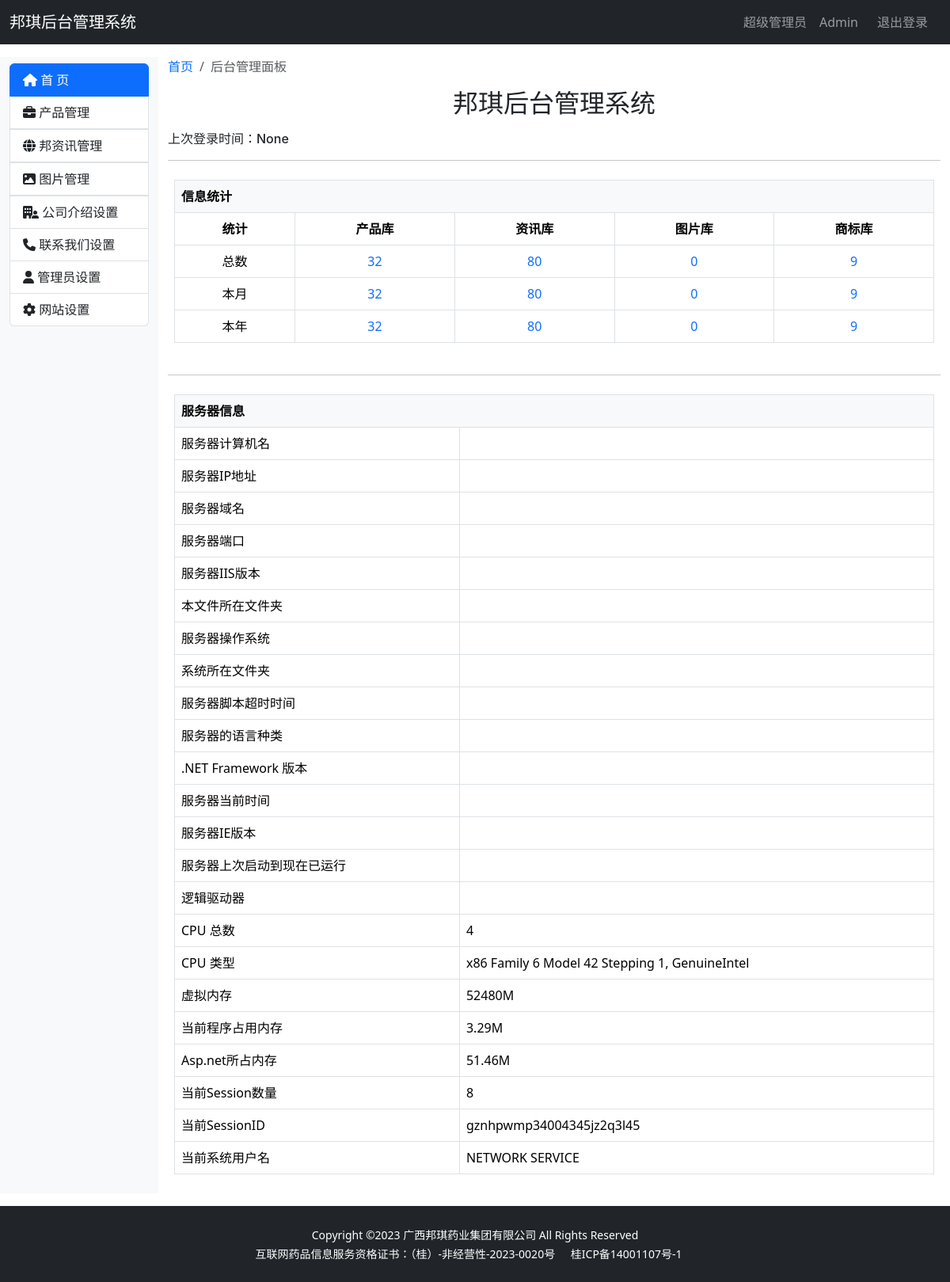
The page /admin/ (signed in) on the database as committed earlier.
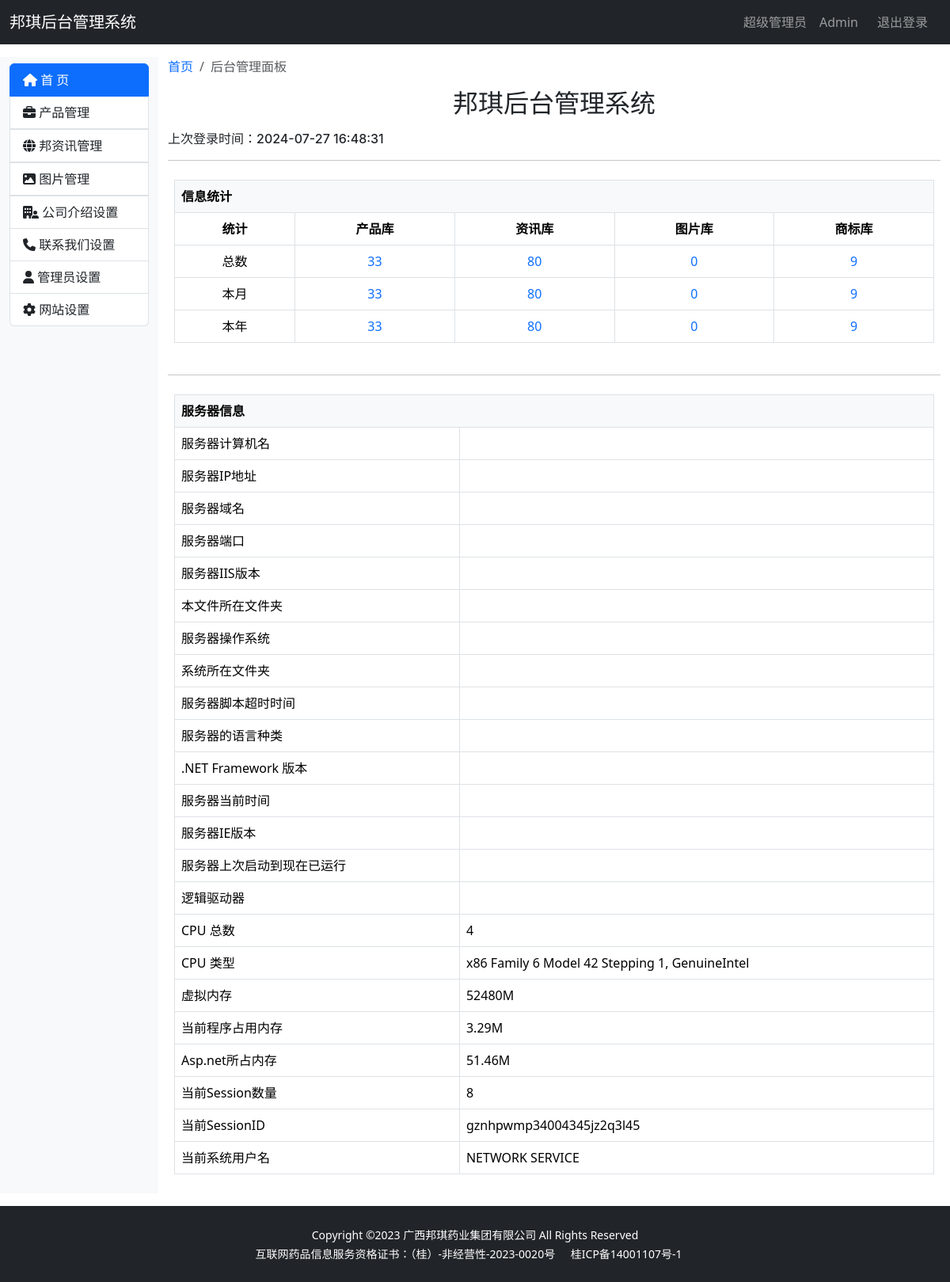
The same page on the database as committed later.
### bqwebsite/models.py (models this page shows, shortened)
class Admin(db.Model, UserMixin):
    __tablename__ = 'admin'
    id = db.Column(db.Integer, primary_key=True, autoincrement=True)
    email = db.Column(db.String(128), unique=True)
    name = db.Column(db.String(50))
    last_login_time = db.Column(db.DateTime)  # 最后一次登录时间
    password_hash = db.Column(db.String(128))

### bqwebsite/blueprints/admin.py (the view)
@admin_bp.route('/')  # 首页
def index():
    if not current_user.is_authenticated:
        return redirect(url_for('main.index'))
    product_length = Product.query.count()
    news_length = News.query.count()
    photo_length = Photo.query.count()
    brand_length = Brand.query.count()
    return render_template('admin/index.html', product_length=product_length, news_length=news_length,
                           photo_length=photo_length, brand_length=brand_length,
                           last_login_time=current_user.last_login_time)

### bqwebsite/extensions.py (called while the page is built)
@login_manager.user_loader
def load_user(user_id):
    from bqwebsite.models import Admin
    user = Admin.query.get(int(user_id))
    return user

### bqwebsite/templates/admin/index.html (shortened to what this page needs)
{% extends 'admin_base.html' %}
{% block content %}
    <div class="container-fluid my-3">
        <div class="row">
            {% include 'admin/_sidebar_category.html' %}
            <div class="col-md-10">
                <nav aria-label="breadcrumb">
                    <ol class="breadcrumb">
                        <li class="breadcrumb-item"><a href="{{ url_for('admin.index') }}" class="link-underline link-underline-opacity-0 link-underline-opacity-75-hover">首页</a></li>
                        <li class="breadcrumb-item active" aria-current="page">后台管理面板</li>
                    </ol>
                </nav>
                <h2 class="text-center mb-3 mt-3">邦琪后台管理系统</h2>
                <h6>上次登录时间：{{ current_user.last_login_time }}</h6>
                <hr>
                <div class="p-2">
                    <table class="table table-hover text-center table-bordered">
                        <thead>
                        <tr>
                            <th colspan="5" scope="col" class="bg-light text-start">信息统计</th>
                        </tr>
                        </thead>
                        <thead>
                        <tr>
                            <th scope="col">统计</th>
                            <th scope="col">产品库</th>
                            <th scope="col">资讯库</th>
                            <th scope="col">图片库</th>
                            <th scope="col">商标库</th>
                        </tr>
                        </thead>
                        <tbody>
                        <tr>
                            <td>总数</td>
                            <td>
                                <a href="{{ url_for('admin.product_list') }}"
                                   class="link-offset-2 link-offset-3-hover link-underline link-underline-opacity-0 link-underline-opacity-75-hover">{{ product_length }}
                                </a>
                            </td>
                            <td>
                                <a href="{{ url_for('admin.news_list') }}"
                                   class="link-offset-2 link-offset-3-hover link-underline link-underline-opacity-0 link-underline-opacity-75-hover">{{ news_length }}
                                </a>
                            </td>
                            <td>
                                <a href="#"
                                   class="link-offset-2 link-offset-3-hover link-underline link-underline-opacity-0 link-underline-opacity-75-hover">{{ photo_length }}
                                </a>
                            </td>
                            <td>
                                <a href="{{ url_for('admin.category_list') }}"
                                   class="link-offset-2 link-offset-3-hover link-underline link-underline-opacity-0 link-underline-opacity-75-hover">{{ brand_length }}
                                </a>
                            </td>
                        </tr>
                        <tr>
                            <td>本月</td>
                            <td>
                                <a href="{{ url_for('admin.product_list') }}"
                                   class="link-offset-2 link-offset-3-hover link-underline link-underline-opacity-0 link-underline-opacity-75-hover">{{ product_length }}
                                </a>
                            </td>
                            <td>
                                <a href="{{ url_for('admin.news_list') }}"
                                   class="link-offset-2 link-offset-3-hover link-underline link-underline-opacity-0 link-underline-opacity-75-hover">{{ news_length }}
                                </a>
                            </td>
                            <td>
                                <a href="#"
                                   class="link-offset-2 link-offset-3-hover link-underline link-underline-opacity-0 link-underline-opacity-75-hover">{{ photo_length }}
                                </a>
                            </td>
                            <td>
                                <a href="{{ url_for('admin.category_list') }}"
                                   class="link-offset-2 link-offset-3-hover link-underline link-underline-opacity-0 link-underline-opacity-75-hover">{{ brand_length }}
                                </a>
                            </td>
                        </tr>
                        <tr>
                            <td>本年</td>
                            <td>
                                <a href="{{ url_for('admin.product_list') }}"
                                   class="link-offset-2 link-offset-3-hover link-underline link-underline-opacity-0 link-underline-opacity-75-hover">{{ product_length }}
                                </a>
                            </td>
                            <td>
                                <a href="{{ url_for('admin.news_list') }}"
                                   class="link-offset-2 link-offset-3-hover link-underline link-underline-opacity-0 link-underline-opacity-75-hover">{{ news_length }}
                                </a>
                            </td>
                            <td>
                                <a href="#"
                                   class="link-offset-2 link-offset-3-hover link-underline link-underline-opacity-0 link-underline-opacity-75-hover">{{ photo_length }}
                                </a>
                            </td>
                            <td>
                                <a href="{{ url_for('admin.category_list') }}"
                                   class="link-offset-2 link-offset-3-hover link-underline link-underline-opacity-0 link-underline-opacity-75-hover">{{ brand_length }}
                                </a>
                            </td>
                        </tr>
                        </tbody>
                    </table>
                </div>
                <hr>
                <div class="p-2">
                    <table class="table table-hover table-bordered">
                        <thead>
                        <tr>
                            <th colspan="2" scope="col" class="bg-light">服务器信息</th>
                        </tr>
                        </thead>
                        <tbody>
                        <tr>
                            <td>服务器计算机名</td>
                            <td></td>
                        </tr>
                        <tr>
                            <td>服务器IP地址</td>
                            <td></td>
                        </tr>
                        <tr>
                            <td>服务器域名</td>
                            <td></td>
                        </tr>
                        <tr>
                            <td>服务器端口</td>
                            <td></td>
                        </tr>
                        <tr>
                            <td>服务器IIS版本</td>
                            <td></td>
                        </tr>
                        <tr>
                            <td>本文件所在文件夹</td>
                            <td></td>
                        </tr>
                        <tr>
                            <td>服务器操作系统</td>
                            <td></td>
                        </tr>
                        <tr>
                            <td>系统所在文件夹</td>
                            <td></td>
                        </tr>
                        <tr>
                            <td>服务器脚本超时时间</td>
                            <td></td>
                        </tr>
                        <tr>
                            <td>服务器的语言种类</td>
                            <td></td>
                        </tr>
                        <tr>
                            <td>.NET Framework 版本</td>
                            <td></td>
                        </tr>
                        <tr>
                            <td>服务器当前时间</td>
                            <td></td>
                        </tr>
                        <tr>
                            <td>服务器IE版本</td>
                            <td></td>
                        </tr>
                        <tr>
                            <td>服务器上次启动到现在已运行</td>
                            <td></td>
                        </tr>
                        <tr>
                            <td>逻辑驱动器</td>
                            <td></td>
                        </tr>
                        <tr>
                            <td>CPU 总数</td>
                            <td>4</td>
                        </tr>
                        <tr>
                            <td>CPU 类型</td>
                            <td>x86 Family 6 Model 42 Stepping 1, GenuineIntel</td>
                        </tr>
                        <tr>
                            <td>虚拟内存</td>
                            <td>52480M</td>
                        </tr>
                        <tr>
                            <td>当前程序占用内存</td>
                            <td>3.29M</td>
                        </tr>
                        <tr>
                            <td>Asp.net所占内存</td>
                            <td>51.46M</td>
                        </tr>
                        <tr>
                            <td>当前Session数量</td>
                            <td>8</td>
                        </tr>
                        <tr>
                            <td>当前SessionID</td>
                            <td>gznhpwmp34004345jz2q3l45</td>
                        </tr>
                        <tr>
                            <td>当前系统用户名</td>
                            <td>NETWORK SERVICE</td>
                        </tr>
                        </tbody>
                    </table>
                </div>
            </div>
        </div>
    </div>
{% endblock %}

### bqwebsite/templates/admin_base.html (shortened to what this page needs)
<!DOCTYPE html>
<html lang="en">
<head>
    {% block head %}
        {% block styles %}
            <link href="{{ url_for('static',filename = 'admin/css/styles.css') }}" rel="stylesheet"/>
            <link href="https://cdn.staticfile.net/bootstrap/5.3.2/css/bootstrap.min.css" rel="stylesheet"/>
        {% endblock %}
    {% endblock %}
</head>
<body id="page-top">
{% block navbar %}
    <nav class="navbar navbar-expand-sm navbar-dark bg-dark">
        <div class="container-fluid">
            <a class="navbar-brand" href="{{ url_for('main.index') }}" target="_blank">邦琪后台管理系统</a>
            <ul class="navbar-nav ms-auto">
                <li class="nav-item mx-1 mx-lg-2">
                    <span class="nav-link px-0 rounded">超级管理员</span>
                </li>
                <li class="nav-item mx-1 mx-lg-2">
                    <a class="nav-link px-0 rounded" href="{{ url_for('admin.index') }}">Admin</a>
                </li>
                <li class="nav-item mx-1 mx-lg-2">
                    {% if current_user.is_authenticated %}
                        <a class="nav-link" href="{{ url_for('admin.logout') }}">退出登录</a>
                    {% endif %}
                </li>
            </ul>
        </div>
    </nav>
{% endblock %}
{% block content %}
{% endblock %}
{% block footer %}
    <div class="copyright py-4 text-center bg-dark text-white">
        <div class="container"><small>Copyright ©2023 广西邦琪药业集团有限公司 All Rights Reserved</small></div>
        <div class="container"><small>互联网药品信息服务资格证书：（桂）-非经营性-2023-0020号 <a
                href="https://beian.miit.gov.cn" target="_blank" class="px-0 px-lg-3 rounded"
                style="color: #fff; text-decoration: none">桂ICP备14001107号-1</a></small>
        </div>
    </div>
{% endblock %}
</body>
</html>

### bqwebsite/templates/admin/_sidebar_category.html (shortened to what this page needs)
<div class="col-md-2  bg-light py-2">
    <ul class="list-group">
        <a class="list-group-item {% if request.endpoint == 'admin.index' %}active{% endif %}"
           href="{{ url_for('admin.index') }}"><i class="fa-solid fa-house"></i> 首
            页</a>
        <a class="list-group-item has-submenu collapsed" data-bs-toggle="collapse" href="#product-collapse"
           role="button"
           aria-expanded="false" aria-controls="product-collapse"><i class="fa-solid fa-briefcase"></i> 产品管理</a>
        <a class="list-group-item has-submenu collapsed" data-bs-toggle="collapse" href="#news-collapse"
           role="button"
           aria-expanded="false" aria-controls="news-collapse"><i class="fa-solid fa-globe"></i> 邦资讯管理</a>
        <a class="list-group-item has-submenu collapsed" data-bs-toggle="collapse" href="#photos-collapse"
           role="button"
           aria-expanded="false" aria-controls="news-collapse"><i class="fa-solid fa-image"></i> 图片管理</a>
        <a class="list-group-item" href="{{ url_for('admin.introduce_list') }}"><i class="fa-solid fa-building-user"></i> 公司介绍设置</a>
        <a class="list-group-item" href="#"><i class="fa-solid fa-phone"></i>  联系我们设置</a>
        <a class="list-group-item" href="#"><i class="fa-solid fa-user"></i> 管理员设置</a>
        <a class="list-group-item" href="#"><i class="fa-solid fa-gear"></i> 网站设置</a>
    </ul>
</div>

Rows that differ between the two databases and show on the page:
changed Admin: last_login_time "None" → "2024-07-27 16:48:31"
Other text that changed with them:
{{ product_length }}: "32" → "33"
